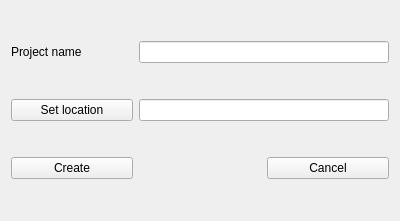
<?xml version="1.0" encoding="UTF-8"?>
<ui version="4.0">
 <class>Launcher</class>
 <widget class="QWidget" name="Launcher">
  <property name="geometry">
   <rect>
    <x>0</x>
    <y>0</y>
    <width>400</width>
    <height>221</height>
   </rect>
  </property>
  <property name="windowTitle">
   <string>Start a new project</string>
  </property>
  <layout class="QGridLayout" name="gridLayout">
   <item row="1" column="1" colspan="2">
    <widget class="QLineEdit" name="directoryLE"/>
   </item>
   <item row="2" column="2">
    <widget class="QPushButton" name="cancelButton">
     <property name="text">
      <string>Cancel</string>
     </property>
    </widget>
   </item>
   <item row="1" column="0">
    <widget class="QPushButton" name="setLocButton">
     <property name="text">
      <string>Set location</string>
     </property>
    </widget>
   </item>
   <item row="2" column="0">
    <widget class="QPushButton" name="createButton">
     <property name="text">
      <string>Create</string>
     </property>
    </widget>
   </item>
   <item row="0" column="0">
    <widget class="QLabel" name="nameLabel">
     <property name="text">
      <string>Project name</string>
     </property>
    </widget>
   </item>
   <item row="0" column="1" colspan="2">
    <widget class="QLineEdit" name="nameLE"/>
   </item>
  </layout>
 </widget>
 <tabstops>
  <tabstop>nameLE</tabstop>
  <tabstop>setLocButton</tabstop>
  <tabstop>directoryLE</tabstop>
  <tabstop>createButton</tabstop>
  <tabstop>cancelButton</tabstop>
 </tabstops>
 <resources/>
 <connections/>
</ui>
